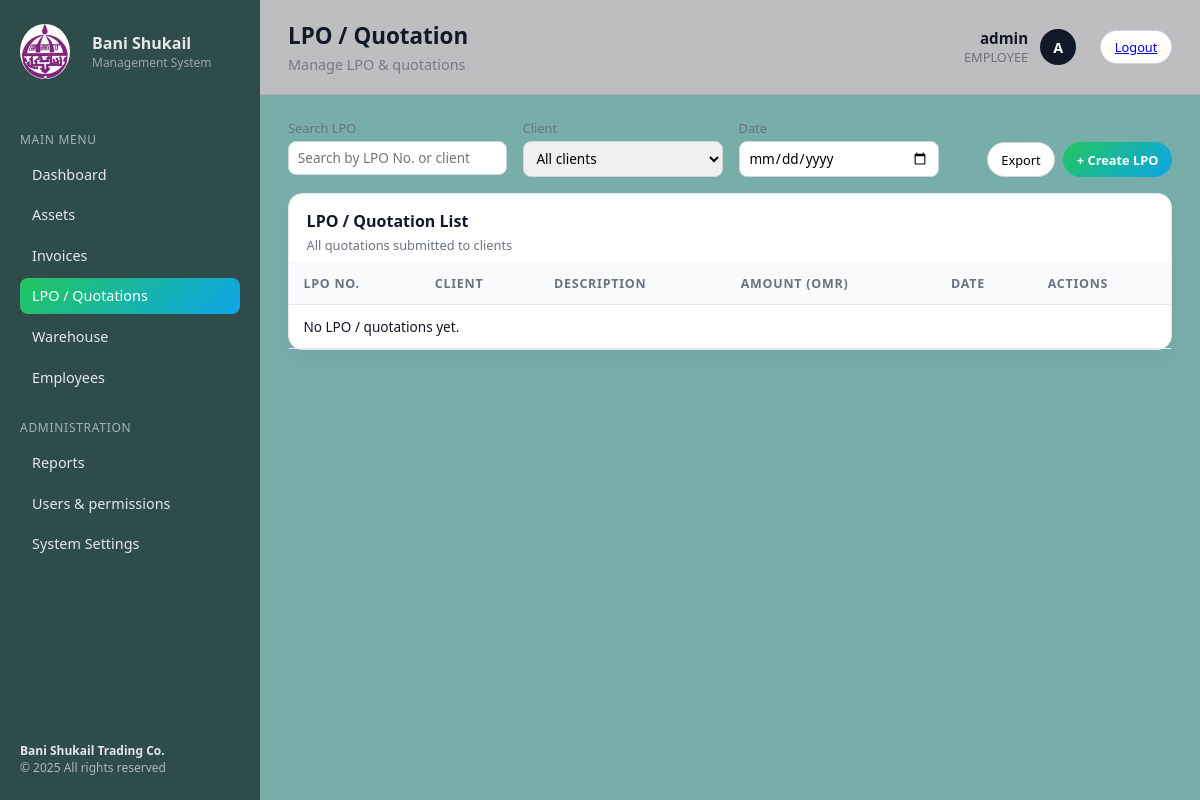
Page /lpo/ (signed in) on the committed database.
### accounts/models.py (models this page shows, shortened)
class User(AbstractUser):
    class Role(models.TextChoices):
        ADMIN = "ADMIN", "Admin"
        EMPLOYEE = "EMPLOYEE", "Employee"
    role = models.CharField(max_length=20, choices=Role.choices, default=Role.EMPLOYEE)

### lpo/views.py (the view)
# urls.py: path("lpo/", views.list_lpo, name="list"),
@login_required
def list_lpo(request):
    return render(
        request,
        "lpo.html",
        {
            "title": "LPO / Quotation",
            "subtitle": "Manage LPO & quotations",
            "active": "lpo",
            "lpos": LPO.objects.order_by("-date", "-id"),
        },
    )

### templates/lpo.html (shortened to what this page needs)
{% extends 'base.html' %}
{% block content %}
<div class="toolbar">
                    <div class="toolbar-left">
                        <div class="field-group">
                            <label for="search-lpo">Search LPO</label>
                            <input id="search-lpo" type="text" placeholder="Search by LPO No. or client" />
                        </div>
                        <div class="field-group">
                            <label for="filter-client">Client</label>
                            <select id="filter-client">
                                <option value="">All clients</option>
                            </select>
                        </div>
                        <div class="field-group">
                            <label for="filter-date">Date</label>
                            <input id="filter-date" type="date" />
                        </div>
                    </div>
                    <div class="toolbar-right">
                        <button class="btn-secondary">Export</button>
                        <a href="{% url 'lpo:create' %}" class="btn-primary btn-link">+ Create LPO</a>
                    </div>
                </div>
                <div class="panel table-panel" id="lpoListPanel">
                    <div class="panel-header">
                        <div class="panel-title">LPO / Quotation List</div>
                        <div class="panel-subtitle">All quotations submitted to clients</div>
                    </div>
                    <div class="panel-body table-wrapper">
                        <table class="data-table">
                            <thead>
                                <tr>
                                    <th>LPO No.</th>
                                    <th>Client</th>
                                    <th>Description</th>
                                    <th>Amount (OMR)</th>
                                    <th>Date</th>
                                    <th class="no-print">Actions</th>
                                </tr>
                            </thead>
                            <tbody>
{% for q in lpos %}
<tr>
  <td>{{ q.lpo_no }}</td>
  <td>{{ q.customer.code }}</td>
  <td>{{ q.customer.name }}</td>
  <td>{{ q.total|floatformat:3 }}</td>
  <td>{{ q.date|date:"d/m/Y" }}</td>
  <td>
    <a href="{% url 'lpo:print' lpo_id=q.id %}" class="btn-small">View</a>
    <a href="{% url 'lpo:print' lpo_id=q.id %}" class="btn-small">Print</a>
  </td>
</tr>
{% empty %}
<tr><td colspan="6" class="small-text">No LPO / quotations yet.</td></tr>
{% endfor %}
</tbody>
                        </table>
                    </div>
                </div>
{% endblock %}

### templates/includes/topbar.html (shortened to what this page needs)
<header class="topbar">
  <div class="topbar-left">
    <h1 class="page-title">{{ title }}</h1>
    {% if subtitle %}<p class="page-subtitle">{{ subtitle }}</p>{% endif %}
  </div>
  <div class="topbar-right">
    <div class="user-info">
      <div class="user-name">{{ request.user.get_full_name|default:request.user.username }}</div>
      <div class="user-role">{% if request.user.is_authenticated %}{{ request.user.role|default:"" }}{% endif %}</div>
    </div>
    <div class="user-avatar">{{ request.user.username|first|upper }}</div>
    <a class="btn-secondary" href="{% url 'accounts:logout' %}" style="margin-left:12px;">Logout</a>
  </div>
</header>

### static/style.css (style rules this page uses)
* { box-sizing: border-box; margin: 0; padding: 0; font-family: system-ui, -apple-system, BlinkMacSystemFont, "Segoe UI", sans-serif; }
body { background-color: #77aea9; color: #111827; }
.topbar { display: flex; justify-content: space-between; align-items: center; padding: 1.25rem 1.75rem; border-bottom: 1px solid rgba(17, 24, 39, 0.10); background: #bebdc0; }
.page-title { font-size: 1.4rem; font-weight: 700; }
.page-subtitle { font-size: 0.9rem; color: #767b84; margin-top: 0.25rem; }
.topbar-right { display: flex; align-items: center; gap: 0.75rem; }
.user-info { text-align: right; }
.user-name { font-size: 0.95rem; font-weight: 600; }
.user-role { font-size: 0.8rem; color: #6b7280; }
.user-avatar { width: 36px; height: 36px; border-radius: 999px; background: #111827; color: #ffffff; display: flex; align-items: center; justify-content: center; font-size: 0.9rem; font-weight: 600; }
.panel { background: #ffffff; border-radius: 0.9rem; box-shadow: 0 10px 20px rgba(15, 23, 42, 0.04); border: 1px solid #e5e7eb; display: flex; flex-direction: column; }
.panel-header { padding: 1rem 1.1rem 0.5rem; border-bottom: 1px solid #f3f4f6; }
.panel-title { font-size: 1rem; font-weight: 600; }
.panel-subtitle { font-size: 0.8rem; color: #6b7280; margin-top: 0.25rem; }
.panel-body { padding: 1rem 1.1rem 1.1rem; }
.toolbar { display: flex; justify-content: space-between; align-items: flex-end; gap: 1rem; margin-bottom: 1rem; flex-wrap: wrap; }
.toolbar-left { display: flex; flex-wrap: wrap; gap: 0.75rem 1rem; }
.toolbar-right { display: flex; gap: 0.5rem; flex-wrap: wrap; }
.field-group { display: flex; flex-direction: column; gap: 0.25rem; font-size: 0.8rem; }
.field-group label { color: #6b7280; }
.field-group input, .field-group select { min-width: 200px; padding: 0.4rem 0.55rem; border-radius: 0.5rem; border: 1px solid #d1d5db; font-size: 0.85rem; outline: none; }
.btn-primary { border: none; outline: none; padding: 0.45rem 0.85rem; border-radius: 999px; background: linear-gradient(135deg, #22c55e, #0ea5e9); color: #ffffff; font-size: 0.8rem; font-weight: 600; cursor: pointer; white-space: nowrap; }
.btn-secondary { border-radius: 999px; border: 1px solid #d1d5db; padding: 0.45rem 0.85rem; background: #ffffff; font-size: 0.8rem; font-weight: 500; cursor: pointer; white-space: nowrap; }
.btn-link { display: inline-flex; align-items: center; justify-content: center; text-decoration: none; }
.table-panel { margin-top: 0.75rem; }
.table-wrapper { padding: 0; }
.data-table { width: 100%; border-collapse: collapse; font-size: 0.85rem; }
.data-table thead { background: #f9fafb; }
.data-table th, .data-table td { padding: 0.75rem 0.9rem; text-align: left; border-bottom: 1px solid #e5e7eb; white-space: nowrap; }
.data-table th { font-size: 0.78rem; text-transform: uppercase; letter-spacing: 0.06em; color: #6b7280; }

### rows in the picture
User: user.get_full_name "admin", user.role "EMPLOYEE", user.username|first "A"

### other values in the picture
{{ title }} "LPO / Quotation"
{{ subtitle }} "Manage LPO & quotations"
